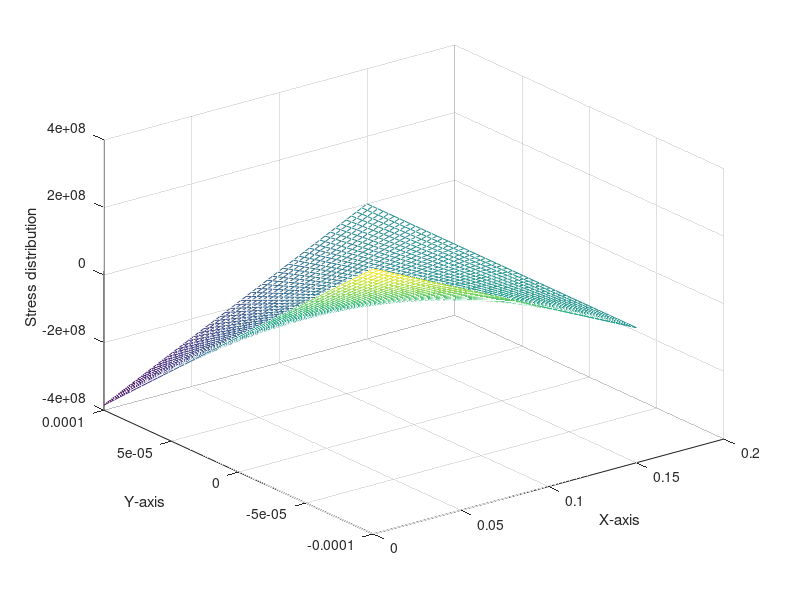

Reproduce this figure in MATLAB.
clc
% constants
L=15e-2; %length of beam
b=5.2e-2; %width of beam
h=20e-5; %height of beam
E1=1.9e11; %young modulus of Si
E2=5.2e10; %young modulus of PZT
Db=2329; %density of the Si
Dm= 19250; %density of proof mass Tungsten
Dp=7.5e3; %density of PZT
Xm=0.005; %length of proof mass
Ym=5e-4;
Zm=1.5e-2;
t=1e-5; %thickness of PZT
e33=3500*8.85e-12;
e31=250;
g=9.81;
m=Dm*Ym*Zm*Xm; %mass of proof mass
m2=Db*L*b*h+Dp*L*b*t; % mass of the beam
meff=m+0.25*m2;
a=g;%acceleration for walking used for power calculation
a2=2.6*g; %acceleration of jumping used for calculation of safety factor
F=meff*a; %effective force
Fend=m*a2; %force at the end of the beam

I=b*h^3/12;
%part1-calculation of the natural frequency

%u=F*L^3/(3*E1*I); %maximum deflection at the end of the beam
ybar=(b*h^2*E1/2+(h+t/2)*b*t*E2)/(b*h*E1+b*t*E2); %center of gravity
EIeff=E1*(((b*h^3)/12)+b*h*(ybar-h/2)^2)+E2*(((b*t^3)/12)+b*t*(t/2+h-ybar)^2); %effective EI
K=3*EIeff/L^3;
W=sqrt(K/meff); %natural frequency rad/s
fr=W/(2*pi) %Hz

%stress distribution
[x,y]=meshgrid(0:0.003:L,-h/2:0.000004:h/2);
sigdis=-y*(L-x)*F/I;
mesh(x,y,sigdis)
xlabel 'X-axis'
ylabel 'Y-axis'
zlabel 'Stress distribution'


%part2- power calculation
A=(F*L^2)/(2*EIeff); %slope at the end of the beam
R=t/(b*L*e33*W); %Resistance
C=(W*h*e31*A*b)/(2*(1+b*L*e33*W*R/t)); %Current
V=R*C %Voltage
P=((W*b*h*e31*A)^2/(8*(1+b*L*e33*W*R/t))^2)*R %power


%calculation of maximum stress
rou=Fend*L/EIeff;
sigmax=E1*h/2*rou;
sigallow=75*10^6;
safetyfactor=sigallow/sigmax

